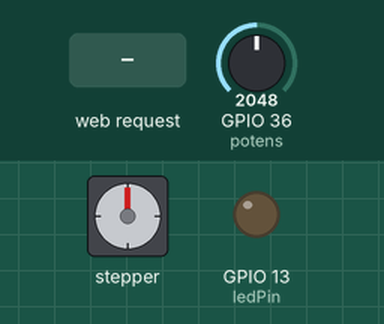
Bench run of a sketch on a simulated ESP32. Parts: stepper motor, output pins drawn as LEDs (lit = HIGH). Wiring (inferred from the names in the program): stepper motor driver (200 steps per turn assumed): step GPIO 23; direction GPIO 22; enable GPIO 21. The test bench sets the inputs (shaded band); at power-on: GPIO 36 (potens) = 2048. WiFi joins after 1.5 s; servers stay silent unless stated; storage starts empty; pins used as bus, display or sensor lines are not drawn; what the sketch prints to the serial monitor is not drawn.

Above: at 3.2 s.
3.3 s: HTTP request GET /rotate received
At 5.62 s:
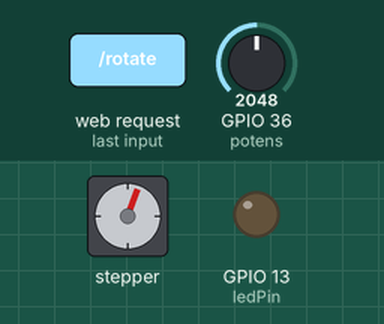
6.3 s: HTTP request GET /led?is_on=false received
At 6.42 s:
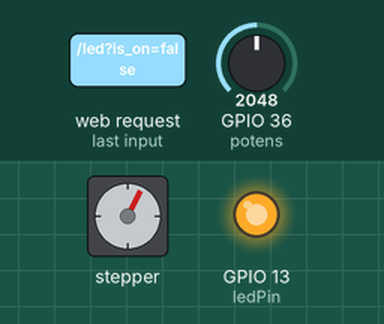
9.3 s: HTTP request GET /led?is_on=true received
At 9.42 s:
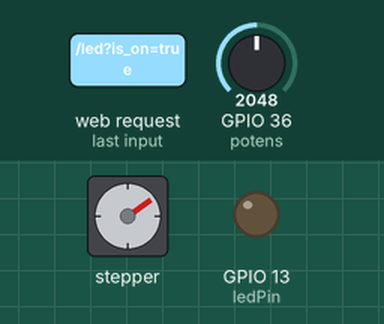
12.3 s: HTTP request GET /led?is_on=false received
At 12.43 s:
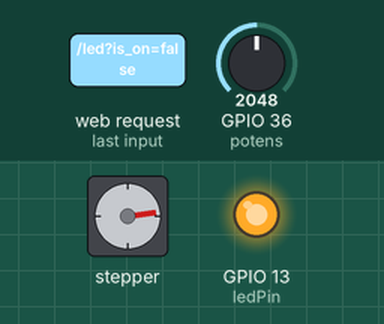
15.3 s: HTTP request GET /led?is_on=true received
At 18.2 s:
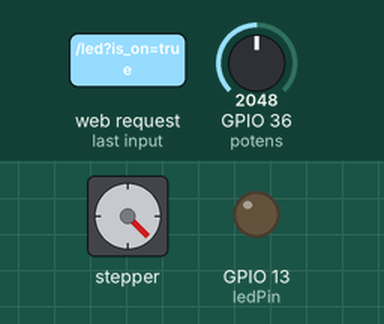
18.3 s: HTTP request GET /stopRotation received
At 19.0 s:
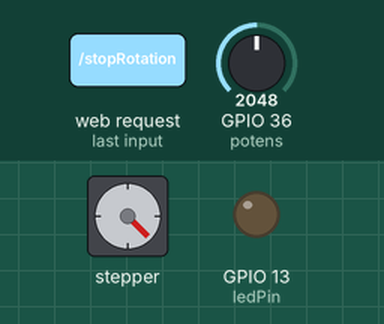
Timing chart, 0 to 20.8 s (numbered marks = the images above; inputs shaded):
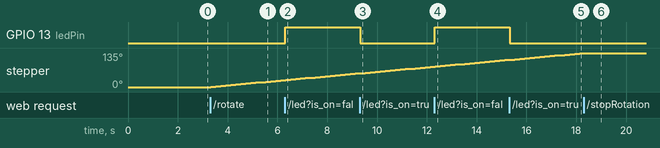

Measured:
- after the input at 3.3 s, stepper: keeps turning clockwise at about 10°/s, starting at once
- after the input at 6.3 s, GPIO 13 (ledPin): LOW → HIGH at once
- after the input at 9.3 s, GPIO 13 (ledPin): HIGH → LOW at once
- after the input at 12.3 s, GPIO 13 (ledPin): LOW → HIGH at once
- after the input at 15.3 s, GPIO 13 (ledPin): HIGH → LOW at once
- after the input at 18.3 s, stepper: stops changing and stays 135°

The sketch:

vue_window_js.ino
```cpp
#include "WiFi.h"
#include "ESPAsyncWebServer.h"
#include "SPIFFS.h"

const char* ssid = "Artego";
const char* password = "1111111111";

const int ledPin = 13;
const int potens = 36;
const int PIN_STEP = 23;
const int PIN_DIR = 22;
const int PIN_EN = 21;

AsyncWebServer server(80);

String potentiometerValue = "0";
bool isMotorOn = false;
bool isClockwise = true;
int currentSpeed = 100;

String processor(const String& var) {
  if (var == "STATE") {
    if (digitalRead(ledPin)) {
      return "ON";
    } else {
      return "OFF";
    }
  } else if (var == "POTENTIOMETER") {
    return potentiometerValue;
  }
  return String();
}

void setup() {
  Serial.begin(115200);
  pinMode(ledPin, OUTPUT);
  pinMode(potens, INPUT);
  pinMode(PIN_STEP, OUTPUT);
  pinMode(PIN_DIR, OUTPUT);
  pinMode(PIN_EN, OUTPUT);

  if (!SPIFFS.begin(true)) {
    Serial.println("An Error has occurred while mounting SPIFFS");
    return;
  }

  WiFi.begin(ssid, password);
  while (WiFi.status() != WL_CONNECTED) {
    delay(1000);
    Serial.println("Connecting to WiFi..");
  }

  Serial.println(WiFi.localIP());

  digitalWrite(PIN_EN, HIGH);

  server.on("/", HTTP_GET, [](AsyncWebServerRequest *request) {
    request->send(SPIFFS, "/index.html", String(), false, processor);
  });

  server.on("/style.css", HTTP_GET, [](AsyncWebServerRequest *request) {
    request->send(SPIFFS, "/style.css", "text/css");
  });

  server.on("/led", HTTP_GET, [](AsyncWebServerRequest *request) {
    if (request->hasParam("is_on")) {
      String temp = request->getParam("is_on")->value();
      if(temp == "true")
      {
        digitalWrite(ledPin, LOW);
        request->send(200, "text/plain", "On");
      }
      else if(temp == "false")
      {
        digitalWrite(ledPin, HIGH);
        request->send(200, "text/plain", "Off");
      }
    }
  });

  server.on("/getPotentiometer", HTTP_GET, [](AsyncWebServerRequest *request) {
    request->send(200, "text/plain", potentiometerValue);
  });

  server.on("/rotate", HTTP_GET, [](AsyncWebServerRequest *request) {
    if (request->hasParam("clockwise")) {
      String temp = request->getParam("clockwise")->value();
      isClockwise = temp == "true";
    }
    isMotorOn = true;
    digitalWrite(PIN_EN, LOW); // Включаем мотор
    String str_to_send = "motor started " + String(isClockwise ? "clockwise" : "counter clockwise");
    request->send(200, "text/plain", str_to_send);
  });

  server.on("/stopRotation", HTTP_GET, [](AsyncWebServerRequest *request) {
    isMotorOn = false;
    digitalWrite(PIN_EN, HIGH); // Выключаем мотор
    request->send(200, "text/plain", "motor stopped");
  });

  server.on("/speed_motor", HTTP_GET, [](AsyncWebServerRequest *request) {
    if (request->hasParam("speed")) {
      int speedd = request->getParam("speed")->value().toInt();
      currentSpeed = speedd;
    }
    request->send(200, "text/plain", "");
  });

  server.begin();
}

void loop() {
  int analogValue = analogRead(potens);
  potentiometerValue = String(analogValue);
  if (isMotorOn) {
    digitalWrite(PIN_DIR, isClockwise ? HIGH : LOW);
    digitalWrite(PIN_STEP, HIGH);
    delay(currentSpeed);
    digitalWrite(PIN_STEP, LOW);
    delay(currentSpeed);
  }
}
```
